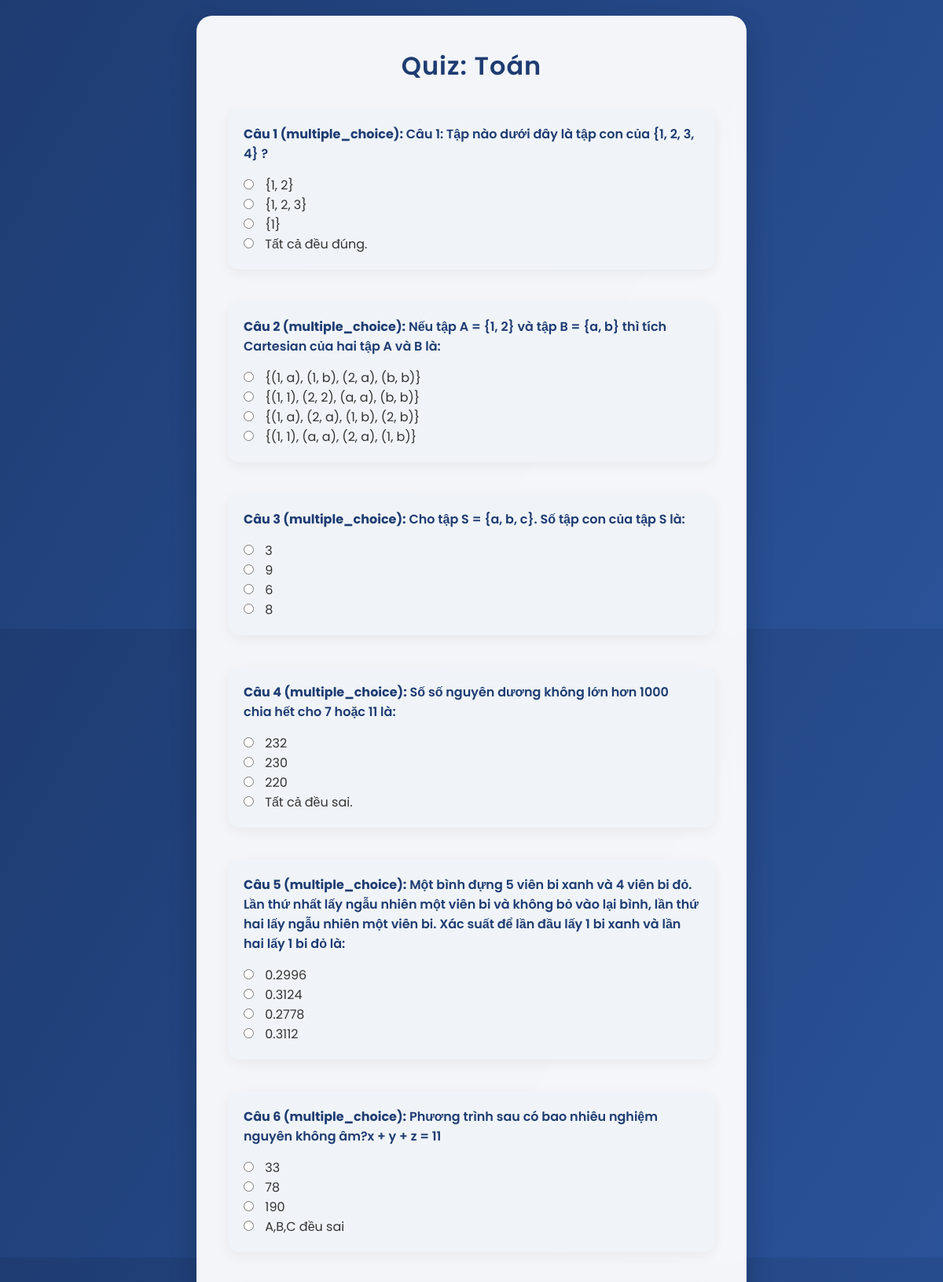
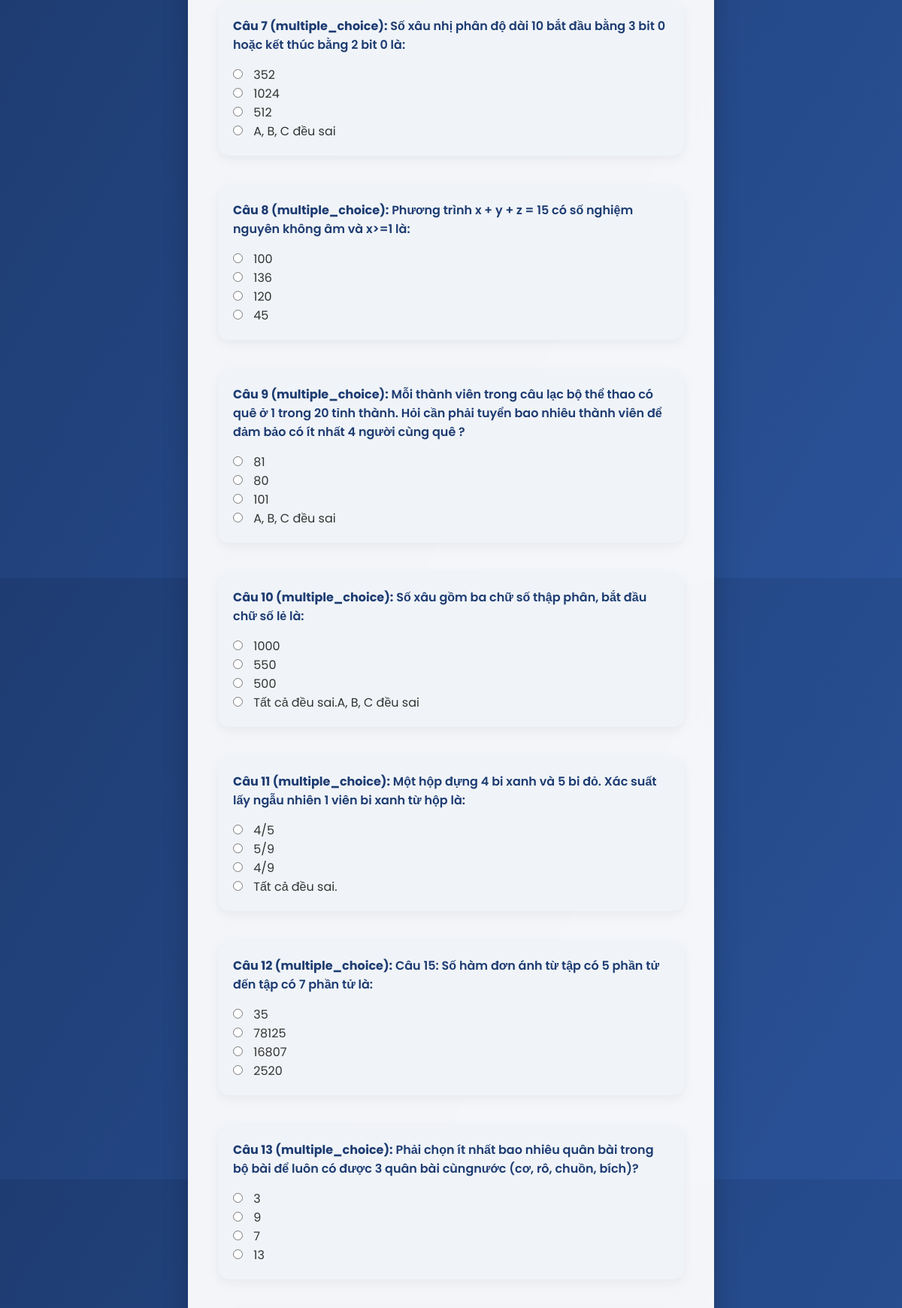
Page /quiz/1 (signed in, upper part) on the committed database (2 pictures, top to bottom).
### tables this page shows
CREATE TABLE subjects (
            id INTEGER PRIMARY KEY AUTOINCREMENT,
            name TEXT NOT NULL
        );

CREATE TABLE questions (
            id INTEGER PRIMARY KEY AUTOINCREMENT,
            subject_id INTEGER,
            type TEXT NOT NULL,  -- 'multiple_choice', 'short_answer', 'essay'
            content TEXT NOT NULL,
            options TEXT,  -- JSON string for multiple choice options
            keywords TEXT,  -- Keywords for short_answer/essay
            correct_answer TEXT,  -- For multiple_choice
            FOREIGN KEY (subject_id) REFERENCES subjects(id)
        );

### app.py (the view, shortened to what this page needs)
@app.route('/quiz/<int:subject_id>', methods=['GET', 'POST'])
@login_required
def quiz(subject_id):
    conn = sqlite3.connect('quiz.db')
    c = conn.cursor()
    c.execute('SELECT id, name FROM subjects WHERE id = ?', (subject_id,))
    subject = c.fetchone()
    if not subject:
        flash('Môn học không tồn tại!')
        return redirect(url_for('index'))
    c.execute('SELECT id, type, content, options FROM questions WHERE subject_id = ?', (subject_id,))
    questions = [(q[0], q[1], q[2], json.loads(q[3]) if q[3] else None) for q in c.fetchall()]
    conn.close()
    return render_template('quiz.html', subject=subject, questions=questions)

### app.py (called while the page is built)
@login_manager.user_loader
def load_user(user_id):
    conn = sqlite3.connect('quiz.db')
    c = conn.cursor()
    c.execute('SELECT id, username FROM users WHERE id = ?', (user_id,))
    user = c.fetchone()
    conn.close()
    if user:
        return User(user[0], user[1])
    return None

### templates/quiz.html (shortened to what this page needs)
<!DOCTYPE html>
<html>
<head>
    <link rel="stylesheet" href="{{ url_for('static', filename='styles.css') }}">
</head>
<body>
    <div class="container">
        <h1>Quiz: {{ subject[1] }}</h1>
        <form method="POST">
            {% for question in questions %}
            <div class="question">
                <p><strong>Câu {{ loop.index }} ({{ question[1] }}):</strong> {{ question[2] }}</p>
                {% if question[1] == 'multiple_choice' %}
                    {% for option in question[3] %}
                    <label><input type="radio" name="{{ question[0] }}" value="{{ option }}" required> {{ option }}</label><br>
                    {% endfor %}
                {% else %}
                    <textarea name="{{ question[0] }}" placeholder="Nhập câu trả lời..." required></textarea>
                {% endif %}
            </div>
            {% endfor %}
        </form>
    </div>
</body>
</html>

### static/styles.css (style rules this page uses)
* { margin: 0; padding: 0; box-sizing: border-box; font-family: 'Poppins', sans-serif; }
body { background: linear-gradient(120deg, #1e3c72 0%, #2a5298 100%); min-height: 100vh; display: flex; justify-content: center; align-items: center; padding: 20px; }
.container { background: rgba(255, 255, 255, 0.95); padding: 40px; border-radius: 20px; box-shadow: 0 15px 35px rgba(0, 0, 0, 0.2); width: 100%; max-width: 700px; backdrop-filter: blur(10px); }
h1 { color: #1e3c72; text-align: center; margin-bottom: 30px; font-weight: 600; font-size: 32px; letter-spacing: 1px; }
form { display: flex; flex-direction: column; gap: 20px; }
.question { background: #f0f4f8; padding: 20px; border-radius: 15px; margin-bottom: 20px; box-shadow: 0 5px 15px rgba(0, 0, 0, 0.05); }
.question p { color: #1e3c72; font-weight: 600; margin-bottom: 15px; }
input[type="radio"] { accent-color: #2e8bc0; margin-right: 10px; }
label { color: #333; font-size: 16px; }

### rows in the picture
subjects: name "Toán"
questions: type "multiple_choice", content "Câu 1: Tập nào dưới đây là tập con của {1, 2, 3, 4} ?", 3 "{1, 2}" "{1, 2, 3}" "{1}" "Tất cả đều đúng."
questions: type "multiple_choice", content "Nếu tập A = {1, 2} và tập B = {a, b} thì tích Cartesian của hai tập A và B là:", 3 "{(1, a), (1, b), (2, a), (b, b)}" "{(1, 1), (2, 2), (a, a), (b, b)}" "{(1, a), (2, a), (1, b), (2, b)}" "{(1, 1), (a, a), (2, a), (1, b)}"
questions: type "multiple_choice", content "Cho tập S = {a, b, c}. Số tập con của tập S là:", 3 "3" "9" "6" "8"
questions: type "multiple_choice", content "Số số nguyên dương không lớn hơn 1000 chia hết cho 7 hoặc 11 là:", 3 "232" "230" "220" "Tất cả đều sai."
questions: type "multiple_choice", content "Một bình đựng 5 viên bi xanh và 4 viên bi đỏ. Lần thứ nhất lấy ngẫu nhiên một viên bi và không bỏ vào lại bình, lần thứ hai lấy ngẫu nhiên một viên bi. Xác suất để lần đầu lấy 1 bi xanh và lần hai lấy 1 bi đỏ là:", 3 "0.2996" "0.3124" "0.2778" "0.3112"
questions: type "multiple_choice", content "Phương trình sau có bao nhiêu nghiệm nguyên không âm?x + y + z = 11", 3 "33" "78" "190" "A,B,C đều sai"
questions: type "multiple_choice", content "Số xâu nhị phân độ dài 10 bắt đầu bằng 3 bit 0 hoặc kết thúc bằng 2 bit 0 là:", 3 "352" "1024" "512" "A, B, C đều sai"
questions: type "multiple_choice", content "Phương trình x + y + z = 15 có số nghiệm nguyên không âm và x>=1 là:", 3 "100" "136" "120" "45"
questions: type "multiple_choice", content "Mỗi thành viên trong câu lạc bộ thể thao có quê ở 1 trong 20 tỉnh thành. Hỏi cần phải tuyển bao nhiêu thành viên để đảm bảo có ít nhất 4 người cùng quê ?", 3 "81" "80" "101" "A, B, C đều sai"
questions: type "multiple_choice", content "Số xâu gồm ba chữ số thập phân, bắt đầu chữ số lẻ là:", 3 "1000" "550" "500" "Tất cả đều sai.A, B, C đều sai"
questions: type "multiple_choice", content "Một hộp đựng 4 bi xanh và 5 bi đỏ. Xác suất lấy ngẫu nhiên 1 viên bi xanh từ hộp là:", 3 "4/5" "5/9" "4/9" "Tất cả đều sai."
questions: type "multiple_choice", content "Câu 15: Số hàm đơn ánh từ tập có 5 phần tử đến tập có 7 phần tử là:", 3 "35" "78125" "16807" "2520"
questions: type "multiple_choice", content "Phải chọn ít nhất bao nhiêu quân bài trong bộ bài để luôn có được 3 quân bài cùngnước (cơ, rô, chuồn, bích)?", 3 "3" "9" "7" "13"
